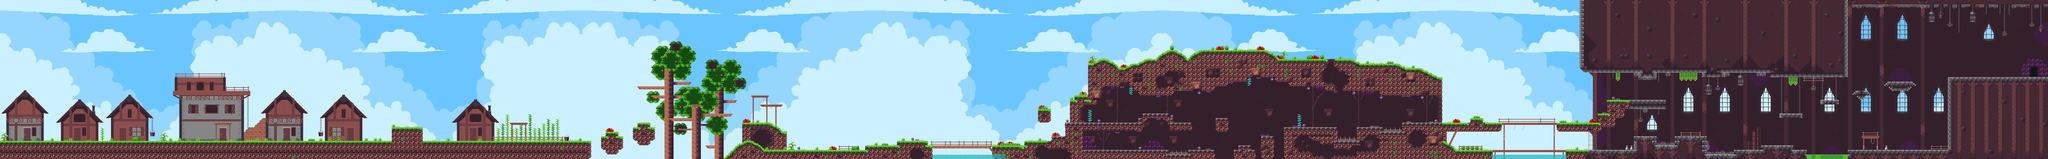

Tiled map render using the project's own tile images. Description and the map definition, with tile-layer contents summarised, below:
An orthogonal 450x35 tile map with 16x16 px tiles, 24 tile layers (Backdrop, Back 1, Houses, Top layer, ...), 4 tilesets and 242 objects (97x wall, 59x coin, 30x invis_wall, 16x enemy, 9x charge, ...).

<map version="1.2" tiledversion="1.3.1" orientation="orthogonal" renderorder="right-down" compressionlevel="0" width="450" height="35" tilewidth="16" tileheight="16" infinite="0" nextlayerid="64" nextobjectid="1362">
 <tileset firstgid="1" source="tileset_nature.tsx" />
 <tileset firstgid="376" source="tileset_house.tsx" />
 <tileset firstgid="1240" name="backdrop" tilewidth="16" tileheight="16" tilecount="15750" columns="450">
  <image source="backdrop.png" width="7200" height="560" />
 </tileset>
 <tileset firstgid="16990" source="tileset_dungeon.tsx" />
 <layer id="21" name="Backdrop" width="450" height="35">
  <data>[15750 cells, 15750 non-empty, 15750 distinct tile ids]</data>
 </layer>
 <layer id="20" name="Back 1" width="450" height="35">
  <data>[15750 cells, 25 non-empty, 8 distinct tile ids]</data>
 </layer>
 <layer id="8" name="Houses" width="450" height="35">
  <data>[15750 cells, 714 non-empty, 108 distinct tile ids]</data>
 </layer>
 <layer id="11" name="Top layer" width="450" height="35">
  <data>[15750 cells, 58 non-empty, 16 distinct tile ids]</data>
 </layer>
 <layer id="37" name="Background 2" width="450" height="35">
  <data>[15750 cells, 23 non-empty, 6 distinct tile ids]</data>
 </layer>
 <layer id="36" name="Background" width="450" height="35">
  <data>[15750 cells, 96 non-empty, 28 distinct tile ids]</data>
 </layer>
 <layer id="1" name="Grass" width="450" height="35">
  <data>[15750 cells, 1006 non-empty, 90 distinct tile ids]</data>
 </layer>
 <layer id="16" name="Foreground" width="450" height="35">
  <data>[15750 cells, 224 non-empty, 61 distinct tile ids]</data>
 </layer>
 <layer id="39" name="Backdrop" width="450" height="35">
  <data>[15750 cells, 1112 non-empty, 10 distinct tile ids]</data>
 </layer>
 <layer id="48" name="Backdrop 2" width="450" height="35">
  <data>[15750 cells, 56 non-empty, 17 distinct tile ids]</data>
 </layer>
 <layer id="40" name="Front Blocks" width="450" height="35">
  <data>[15750 cells, 465 non-empty, 80 distinct tile ids]</data>
 </layer>
 <layer id="49" name="Front Block 2" width="450" height="35">
  <data>[15750 cells, 13 non-empty, 7 distinct tile ids]</data>
 </layer>
 <layer id="41" name="Outer Grass" width="450" height="35">
  <data>[15750 cells, 627 non-empty, 78 distinct tile ids]</data>
 </layer>
 <layer id="35" name="Tree Bottom 3" width="450" height="35">
  <data>[15750 cells, 138 non-empty, 26 distinct tile ids]</data>
 </layer>
 <layer id="34" name="Tree Bottom 2" width="450" height="35">
  <data>[15750 cells, 143 non-empty, 23 distinct tile ids]</data>
 </layer>
 <layer id="32" name="Tree Bottom" width="450" height="35">
  <data>[15750 cells, 104 non-empty, 30 distinct tile ids]</data>
 </layer>
 <layer id="29" name="Trees" width="450" height="35">
  <data>[15750 cells, 42 non-empty, 16 distinct tile ids]</data>
 </layer>
 <layer id="30" name="Tree Top" width="450" height="35">
  <data>[15750 cells, 21 non-empty, 21 distinct tile ids]</data>
 </layer>
 <layer id="33" name="Tree Top 2" width="450" height="35">
  <data>[15750 cells, 79 non-empty, 39 distinct tile ids]</data>
 </layer>
 <layer id="18" name="Top Layer 1" width="450" height="35">
  <data>[15750 cells, 18 non-empty, 6 distinct tile ids]</data>
 </layer>
 <layer id="19" name="Top Layer 2" width="450" height="35">
  <data>[15750 cells, 16 non-empty, 9 distinct tile ids]</data>
 </layer>
 <layer id="53" name="dungeon Backdrop" width="450" height="35">
  <data>[15750 cells, 2008 non-empty, 74 distinct tile ids]</data>
 </layer>
 <layer id="55" name="dungeon extrabackdrop" width="450" height="35">
  <data>[15750 cells, 37 non-empty, 26 distinct tile ids]</data>
 </layer>
 <layer id="51" name="dungeon Blocks" width="450" height="35">
  <data>[15750 cells, 1912 non-empty, 131 distinct tile ids]</data>
 </layer>
 <objectgroup id="56" name="wall">
  <object id="1005" name="boundary" x="0" y="0" height="560" />
  <object id="1006" name="wall" x="0" y="499" width="2077" height="13" />
  <object id="1007" name="wall" x="753" y="435" width="62" height="5" />
  <object id="1008" name="wall" x="1378" y="451" width="108" height="45" />
  <object id="1011" name="wall" x="1793" y="435" width="62" height="5" />
  <object id="1012" name="wall" x="2130" y="467" width="44" height="13" />
  <object id="1019" name="wall" x="2114" y="483" width="15" height="45" />
  <object id="1020" name="wall" x="2175" y="483" width="15" height="45" />
  <object id="1030" name="wall" x="2352" y="419" width="80" />
  <object id="1031" name="wall" x="2464" y="403" width="112" />
  <object id="1033" name="wall" x="2433" y="371" width="30" height="45" />
  <object id="1035" name="wall" x="2609" y="435" width="97" />
  <object id="1036" name="wall" x="2673" y="371" width="78" />
  <object id="1037" name="wall" x="2641" y="339" width="62" />
  <object id="1038" name="wall" x="2706" y="435" width="9" height="8" />
  <object id="1040" name="wall" x="2715" y="440" width="6" height="7" />
  <object id="1041" name="wall" x="2721" y="444" width="9" height="7" />
  <object id="1043" name="wall" x="2730" y="449" width="6" height="7" />
  <object id="1047" name="wall" x="2751" y="467" width="16" />
  <object id="1048" name="wall" x="2688" y="531" width="354" height="13" />
  <object id="1050" name="boundary" x="2688" y="455" height="76" />
  <object id="1051" name="wall" x="3042" y="515" width="112" height="13" />
  <object id="1052" name="wall" x="2242" y="435" width="44" height="13" />
  <object id="1053" name="wall" x="2226" y="451" width="15" height="45" />
  <object id="1054" name="wall" x="2287" y="451" width="15" height="45" />
  <object id="1055" name="wall" x="3154" y="499" width="108" height="13" />
  <object id="1056" name="wall" x="3262" y="515" width="338" height="8" />
  <object id="1057" name="wall" x="3602" y="499" width="94" height="13" />
  <object id="1058" name="wall" x="3698" y="483" width="47" height="13" />
  <object id="1059" name="wall" x="3746" y="435" width="61" height="45" />
  <object id="1061" name="wall" x="3778" y="339" width="46" height="13" />
  <object id="1062" name="wall" x="3807" y="435" width="195" height="29" />
  <object id="1063" name="wall" x="4018" y="403" width="91" height="13" />
  <object id="1064" name="wall" x="4002" y="419" width="14" height="16" />
  <object id="1065" name="wall" x="4111" y="419" width="16" height="13" />
  <object id="1066" name="wall" x="4128" y="435" width="62" height="13" />
  <object id="1067" name="wall" x="4274" y="419" width="44" height="45" />
  <object id="1068" name="wall" x="3650" y="387" width="44" height="44" />
  <object id="1069" name="wall" x="4192" y="531" width="78" height="29" />
  <object id="1070" name="wall" x="3807" y="531" width="289" height="13" />
  <object id="1072" name="wall" x="3788" y="480" width="18" height="48" />
  <object id="1073" name="wall" x="4337" y="531" width="15" height="29" />
  <object id="1074" name="wall" x="4354" y="515" width="44" height="13" />
  <object id="1076" name="wall" x="4433" y="483" width="46" height="77" />
  <object id="1077" name="wall" x="4514" y="451" width="14" height="109" />
  <object id="1078" name="wall" x="4770" y="451" width="92" height="47" />
  </objectgroup>
 <objectgroup id="62" name="player">
  <!-- 139 objects omitted --></objectgroup>
 <objectgroup id="63" name="enemy">
  <!-- 137 objects omitted --></objectgroup>
 <objectgroup id="61" name="health">
  <!-- 78 objects omitted --></objectgroup>
 <objectgroup id="60" name="coin">
  <!-- 70 objects omitted --></objectgroup>
 <objectgroup id="57" name="spike">
  <!-- 11 objects omitted --></objectgroup>
 <objectgroup id="58" name="win/death">
  <!-- 3 objects omitted --></objectgroup>
</map>
<!-- 196 of 242 objects omitted -->